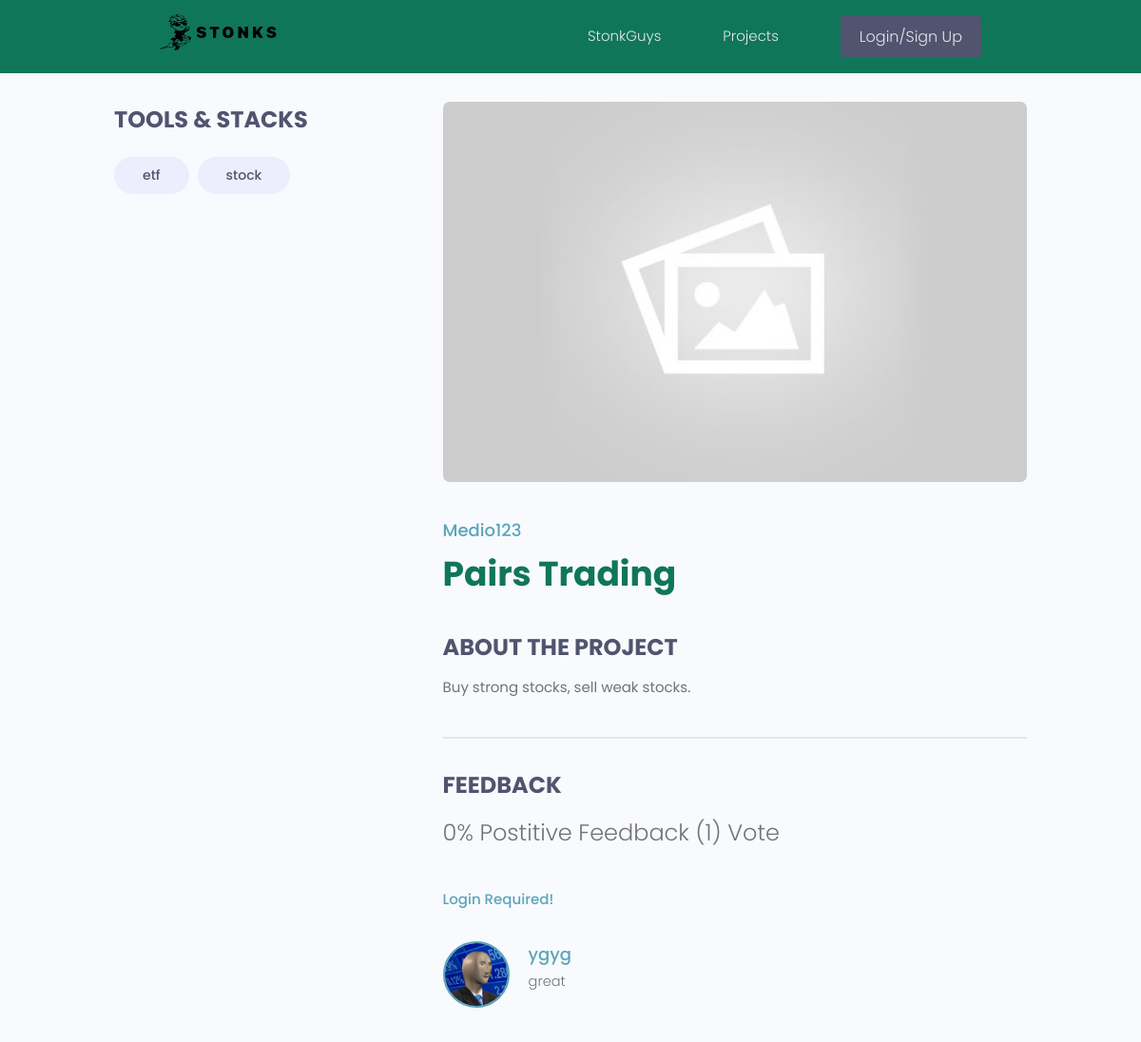
Page /projects/project/4d5f3692-76bb-4d9d-941a-9e5e1de57a2f/ on the committed database.
### projects/models.py (models this page shows, shortened)
class Tag(models.Model):
    name = models.CharField(max_length=200)
    created = models.DateTimeField(auto_now_add=True)
    id = models.UUIDField(default=uuid.uuid4, unique=True, primary_key=True, editable=False)
    def __str__(self) -> str:
        return self.name

class Project(models.Model):
    owner = models.ForeignKey(Profile, null=True, blank=True, on_delete=models.CASCADE)
    title = models.CharField(max_length=200)
    description = models.TextField(null=True, blank=True)
    featured_image = models.ImageField(null=True, blank=True, default="default.jpg")
    demo_link =  models.CharField(max_length=2000, null=True, blank=True)
    source_link = models.CharField(max_length=2000, null=True, blank=True)
    tags = models.ManyToManyField('Tag', blank=True)
    vote_total = models.IntegerField(default=0, null=True, blank=True)
    vote_ratio = models.IntegerField(default=0, null=True, blank=True)
    created = models.DateTimeField(auto_now_add=True)
    id = models.UUIDField(default=uuid.uuid4, unique=True, primary_key=True, editable=False)
    class Meta:
        ordering = ['-vote_ratio', '-vote_total', '-created']
    @property
    def imageURL(self):
        try:
            url = self.featured_image.url
        except:
            url = ''
        return url
    @property
    def reviewers(self):
        queryset = self.review_set.all().values_list('owner__id', flat=True)
        return queryset

class Review(models.Model):
    VOTE_TYPE = (
        ('up', 'UP VOTE'),
        ('down', 'DOWN VOTE'),
    )
    owner = models.ForeignKey(Profile, on_delete=models.CASCADE, null=True)
    project = models.ForeignKey(Project, on_delete=models.CASCADE)
    body = models.TextField(null=True, blank=True)
    value = models.CharField(max_length=200, choices=VOTE_TYPE)
    created = models.DateTimeField(auto_now_add=True)
    id = models.UUIDField(default=uuid.uuid4, unique=True, primary_key=True, editable=False)
    class Meta:
        unique_together = [['owner', 'project']]

### users/models.py (models this page shows, shortened)
class Profile(models.Model):
    user = models.OneToOneField(User, on_delete=models.CASCADE, null=True, blank=True)
    username = models.CharField(max_length=200, null=True, blank=True)
    location = models.CharField(max_length=200, null=True, blank=True)
    name = models.CharField(max_length=200, null=True, blank=True)
    email = models.EmailField(max_length=500, null=True, blank=True)
    short_intro = models.CharField(max_length=200, null=True, blank=True)
    bio = models.TextField(null=True, blank=True)
    profile_image = models.ImageField(null=True, blank=True, upload_to='profiles/', default='profiles/default_avatar.jpg')
    social_twitter = models.CharField(max_length=200, null=True, blank=True)
    social_reddit = models.CharField(max_length=200, null=True, blank=True)
    social_youtube = models.CharField(max_length=200, null=True, blank=True)
    social_telegram = models.CharField(max_length=200, null=True, blank=True)
    social_website = models.CharField(max_length=200, null=True, blank=True)
    created = models.DateTimeField(auto_now_add=True)
    id = models.UUIDField(default=uuid.uuid4, unique=True, primary_key=True, editable=False)
    class Meta:
        ordering = ['created']

### projects/views.py (the view, shortened to what this page needs)
# urls.py: path('project/<str:pk>/', views.project, name="project"),
def project(request, pk):
    projectObj = Project.objects.get(id=pk)
    form = ReviewForm()
    return render(request, 'projects/single_project.html', {'project':projectObj, 'form': form})

### projects/templates/projects/single_project.html (shortened to what this page needs)
{% extends 'main.html' %}
{% block content %}
<main class="singleProject my-md">
    <div class="container">
      <div class="layout">
        <div class="column column--1of3">
          <h3 class="singleProject__subtitle">Tools & Stacks</h3>
          <div class="singleProject__toolStack">
            {% for tag in project.tags.all %}
            <span class="tag tag--pill tag--sub tag--lg">
              <small>{{tag}}</small>
            </span>
            {% endfor %}
          </div>
        </div>
        <div class="column column--2of3">
          <img class="singleProject__preview" src="{{ project.imageURL }}" alt="portfolio thumbnail" />
          <a href="{% url 'user_profile' project.owner.id %}" class="singleProject__developer">{{project.owner.name}}</a>
          <h2 class="singleProject__title">{{project.title}}</h2>
          <h3 class="singleProject__subtitle">About the Project</h3>
          <div class="singleProject__info">
            {{project.description}}
          </div>
          <div class="comments">
            <h3 class="singleProject__subtitle">Feedback</h3>
            <h5 class="project--rating">
              {{project.vote_ratio}}% Postitive Feedback ({{project.vote_total}}) Vote{{project.vote_total|pluralize:"s"}}
            </h5>
            {% if request.user.profile.id in project.reviewers%}
              <p>Already submitted your review!</p>
            {% elif request.user.profile == project.owner %}
              <p>Cannot review yourself!</p>
            {%else%}
              <a href="{% url 'login' %}?next={{request.path}}">Login Required!</a>
            {% endif %}
            <div class="commentList">
              {% for review in project.review_set.all %}
              {% if review.body %}
              <div class="comment">
                <a href="{% url 'user_profile' review.owner.id %}">
                  <img class="avatar avatar--md"
                    src="{{review.owner.profile_image.url}}" alt="user" />
                </a>
                <div class="comment__details">
                  <a href="{% url 'user_profile' review.owner.id %}" class="comment__author">{{review.owner.name}}</a>
                  <p class="comment__info">
                    {{review.body|linebreaksbr}}
                  </p>
                </div>
              </div>
              {% endif %}
              {% endfor %}
            </div>
          </div>
        </div>
      </div>
    </div>
  </main>
{% endblock content %}

### static/styles/app.css (style rules this page uses)
:root { --color-sub: #107659; }
img { width: 100%; }
.singleProject .column--1of3 { order: 2; }
@media screen and (min-width: 1081px) { .singleProject .column--1of3 { order: 1; } }
@media screen and (min-width: 1081px) { .singleProject .column--2of3 { order: 2; } }
.singleProject__toolStack { margin-top: 2rem; margin-bottom: 4rem; }
.singleProject__preview { height: 50vh; object-fit: cover; object-position: top center; margin-bottom: 3rem; border-radius: 0.7rem; }
.singleProject__developer { font-size: 1.8rem; font-weight: 500; }
.singleProject__title { font-size: 3.6rem; font-weight: 700; color: var(--color-sub); margin-bottom: 3rem; }
.project--rating { margin-bottom: 1.6em; margin-top: .5em; }
.singleProject__subtitle { text-transform: uppercase; font-size: 2.4rem; font-weight: 700; color: var(--color-sub-light); margin-bottom: 1rem; }
.comments { margin-top: 4rem; padding-top: 3rem; border-top: 2px solid var(--color-light); }
.commentList { margin: 3rem 0; }
.comment { display: flex; gap: 2rem; }
.comment__author { font-size: 1.8rem; }
.comment__info { font-size: 1.45rem; }

### static/uikit/styles/modules/_variables.css (style rules this page uses)
:root { --color-main: #5aa5b9; --color-main-light: #e6faff; --color-sub: #3f4156; --color-sub-light: #51546e; --color-sub-lighter: #ededfd; --color-text: #737373; --color-gray: #8b8b8b; --color-light: #e5e7eb; --color-light-gray: #767676; --color-bg: #f8fafd; --color-white: #fffefd; --color-white-light: #f3f3f3; --color-success: #359e64; --color-success-bg: #def8e8; --color-error: #fc4b0b; --color-error-bg: #fff2ee; --font-base: 'Poppins', arial, helvetica, 'Segoe UI', roboto, ubuntu, sans-serif; --font-monospace: 'Fira Code', 'Courier New', courier, monospace; --font-regular: 300; --font-medium: 500; --font-bold: 700; --generic-shadow: 1px 1px 5px #00000010; --generic-transition: all 0.3s ease-in-out; }

### static/uikit/styles/modules/_base.css (style rules this page uses)
* { margin: 0; padding: 0; box-sizing: border-box; text-rendering: optimizeLegibility; color: inherit; font-size: inherit; }
html { font-size: 50%; }
@media only screen and (min-width: 480px) { html { font-size: 56.25%; } }
@media only screen and (min-width: 1200px) { html { font-size: 62.5%; } }
body { line-height: 1.6; font-weight: 400; font-size: 1.5rem; color: var(--color-text); background-color: var(--color-bg); min-height: 100vh; }

### static/uikit/styles/modules/_typography.css (style rules this page uses)
* { font-family: var(--font-base); }
h2 { font-size: 3.6rem; font-weight: var(--font-bold); }
h3 { font-size: 3.2rem; font-weight: var(--font-medium); }
h5 { font-size: 2.4rem; font-weight: var(--font-medium); }
h5, h6 { font-weight: var(--font-regular); }
p, span, strong { font-size: 1.6rem; color: var(--color-text); font-weight: var(--font-regular); }
a { padding-bottom: 2px; text-decoration: none; display: inline-block; color: var(--color-main); font-weight: var(--font-medium); }

### static/uikit/styles/modules/_utilities.css (style rules this page uses)
.container { width: 92%; max-width: 165rem; margin: 0 auto; box-sizing: border-box; }
@media screen and (min-width: 1000px) { .container { width: 90%; } }
@media screen and (min-width: 1200px) { .container { width: 80%; } }
.my-md { margin: 3rem auto; }

### static/uikit/styles/modules/_avatar.css (style rules this page uses)
.avatar { border-radius: 50%; border: 2px solid var(--color-main); object-fit: cover; }
.avatar--md { height: 7rem; width: 7rem; }

### static/uikit/styles/modules/_tag.css (style rules this page uses)
.tag { display: inline-flex; align-items: center; background-color: var(--color-sub); height: -webkit-fit-content; height: -moz-fit-content; height: fit-content; width: -webkit-fit-content; width: -moz-fit-content; width: fit-content; border-radius: 0.5rem; padding: 0.5rem 1.5rem; font-size: 1.2rem; cursor: pointer; }
.tag:not(:last-child) { margin-right: 0.25rem; margin-bottom: 0.75rem; }
.tag > small { color: var(--color-white); }
.tag--pill { border-radius: 5rem; }
.tag--sub, .tag--sub > small { background: var(--color-sub-lighter); color: var(--color-sub-light); font-weight: 500; }
.tag--lg { padding: 0.8rem 3rem; font-size: 1.4rem; }
.tag--lg:not(:last-child) { margin-right: 0.5rem; margin-bottom: 1rem; }

### static/uikit/styles/modules/_layout.css (style rules this page uses)
.layout { display: flex; flex-flow: row wrap; justify-content: space-between; }
.layout > .column { margin-bottom: 3rem; }
.layout > .column.column--1of3 { flex-basis: 30%; }
.layout > .column.column--2of3 { flex-basis: 64%; }

### rows in the picture
Tag: name "etf"
Tag: name "stock"
Project: imageURL (placeholder picture), owner.name "Medio123", title "Pairs Trading", description "Buy strong stocks, sell weak stocks.", vote_ratio "0", vote_total "1"
Review: owner.profile_image (placeholder picture), owner.name "ygyg", body "great"
